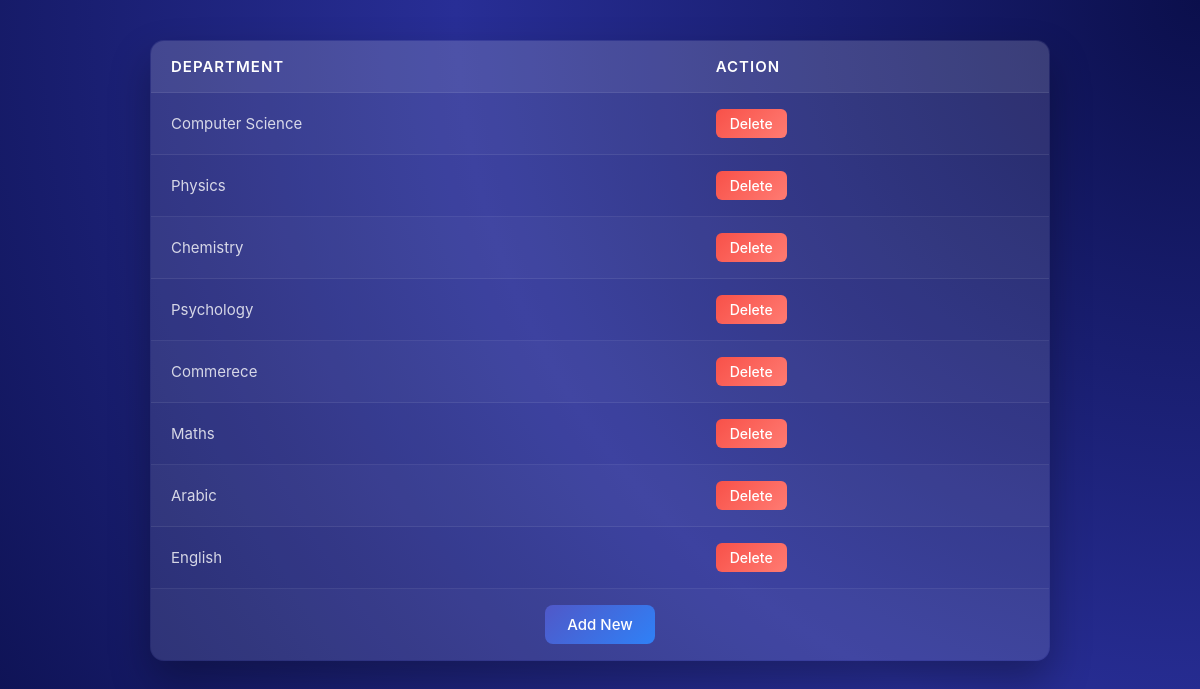
/ManageDepartment, run on the app's committed database.
### mobilesilentapp/models.py (models this page shows)
class DepartmentTable(models.Model):
    department=models.CharField(max_length=30,null=True,blank=True)

### mobilesilentapp/views.py (the view)
# urls.py: path('ManageDepartment',ManageDepartment.as_view(),name="ManageDepartment"),
class ManageDepartment(View):
    def get(self,request):
        obj=DepartmentTable.objects.all()
        return render(request,'administration/managedepartment.html',{'department': obj})

### templates/administration/managedepartment.html (shortened to what this page needs)
<!DOCTYPE html>
<html lang="en">
<head>
</head>
<body>
    <table>
        <thead>
            <tr>
                <th>Department</th>
                <th>Action</th>
            </tr>
        </thead>
        <tbody>
            {% for i in department %}
            <tr>
                <td>{{ i.department }}</td>
                <td>
                    <a href="DeleteDepartment/{{ i.id }}" class="delete-btn">Delete</a>
                </td>
            </tr>
            {% endfor %}
            <tr>
                <td colspan="2" style="text-align:center;">
                    <a href="/AddDepartment" class="add-btn">Add New</a>
                </td>
            </tr>
        </tbody>
    </table>
</body>
</html>

### templates/administration/managedepartment.html (style rules this page uses)
:root { --primary-dark: rgb(11, 15, 76); --primary-medium: rgb(40, 46, 150); --primary-light: rgb(80, 88, 200); --card-bg: rgba(255, 255, 255, 0.08); --card-border: rgba(255, 255, 255, 0.15); --text-primary: #ffffff; --text-secondary: rgba(255, 255, 255, 0.8); --github-blue: #2f81f7; --danger: #f85149; --gradient: radial-gradient(circle at top right, var(--primary-dark) 0%, var(--primary-medium) 50%, var(--primary-dark) 100%); }
body { font-family: -apple-system, BlinkMacSystemFont, 'Segoe UI', Roboto, sans-serif; background: var(--gradient); padding: 40px 20px; min-height: 100vh; margin: 0; display: flex; justify-content: center; align-items: flex-start; }
table { width: 100%; max-width: 900px; border-collapse: collapse; background: var(--card-bg); border: 1px solid var(--card-border); border-radius: 14px; overflow: hidden; box-shadow: 0 20px 40px rgba(0, 0, 0, 0.3); animation: fadeIn 0.8s ease-in-out; }
th, td { padding: 16px 20px; text-align: left; color: var(--text-secondary); border-bottom: 1px solid rgba(255, 255, 255, 0.08); font-size: 15px; }
th { background: rgba(255, 255, 255, 0.1); color: var(--text-primary); font-weight: 600; text-transform: uppercase; letter-spacing: 1px; }
tbody tr:nth-child(even) { background-color: rgba(255, 255, 255, 0.02); }
tbody tr:nth-child(odd) { background-color: rgba(255, 255, 255, 0.04); }
.delete-btn { background: linear-gradient(135deg, var(--danger), #ff7b72); color: white; padding: 6px 14px; border: none; border-radius: 6px; text-decoration: none; cursor: pointer; font-size: 14px; font-weight: 500; transition: all 0.3s ease; display: inline-block; }
.add-btn { background: linear-gradient(135deg, var(--primary-light), var(--github-blue)); color: white; padding: 10px 22px; border: none; border-radius: 8px; cursor: pointer; font-size: 15px; font-weight: 500; transition: all 0.3s ease; text-decoration: none; display: inline-block; }

### data on the page
DepartmentTable: department "Computer Science"
DepartmentTable: department "Physics"
DepartmentTable: department "Chemistry"
DepartmentTable: department "Psychology"
DepartmentTable: department "Commerece"
DepartmentTable: department "Maths"
DepartmentTable: department "Arabic"
DepartmentTable: department "English"
